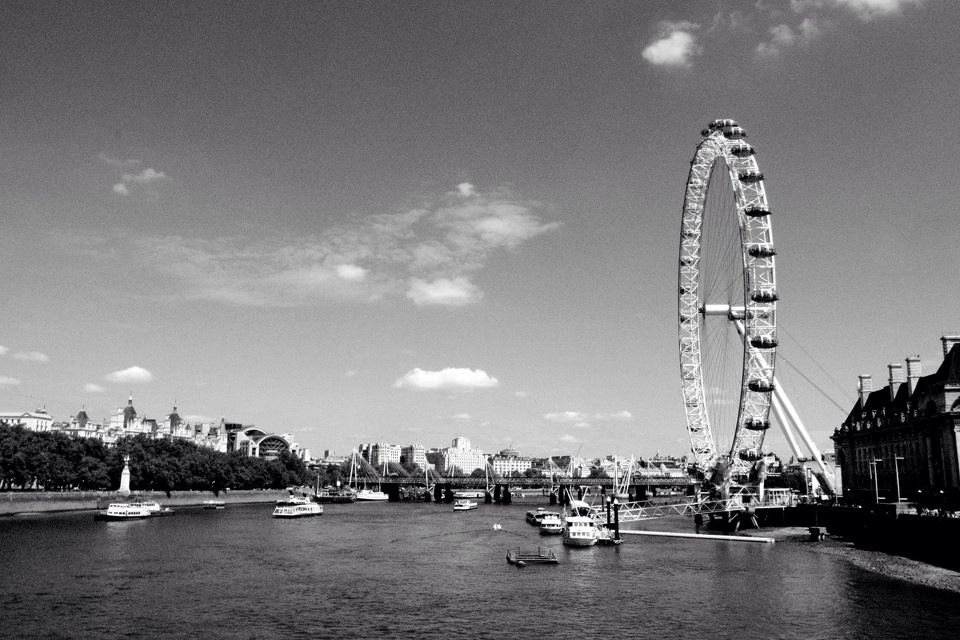
#> input picture input/bba2c14s-960.jpg, 960 x 640 px, found by its file name
$ jupyter execute --allow-errors colorization_images.ipynb
#> lines starting #> are read from the running program, lines starting #| are printed output that depends on the picture
[cell 1]
import numpy as np
import matplotlib.pyplot as plt
import cv2

[cell 2]
image = "/content/drive/MyDrive/black-white-to-color/input/bba2c14s-960.jpg"

Загрузка сериализованной модели черно-белого колоризатора и кластера:

[cell 3]
prototxt = "/content/drive/MyDrive/black-white-to-color/colorization_models/colorization_deploy_v2.prototxt"
caffe_model = "/content/drive/MyDrive/black-white-to-color/colorization_models/colorization_release_v2.caffemodel"
pts_npy = "/content/drive/MyDrive/black-white-to-color/colorization_models/pts_in_hull.npy"

test_image ="/content/drive/MyDrive/black-white-to-color/input"  + image

#> (a cell that did not finish here is left out)

Добавление центра кластеров как 1x1 сверток к модели:

#> (a cell that did not finish here is left out)

Загрузка входного изображения, масштабирование его и конвертация в **Lab**:

Сначала идет преобразование изображения в оттенки серого. Некоторые черно-белые фотографии, особенно старые, могут подвергаться некоторой обработке в течение многих лет, поэтому лучше немного их почистить.

[cell 6]
image = cv2.imread(image)
#> image is the input picture: shape (640, 960, 3); mean B, G, R 122.9, 121.3, 122.2
image = cv2.cvtColor(image, cv2.COLOR_BGR2GRAY)
#> image: shape (640, 960)
image = cv2.cvtColor(image, cv2.COLOR_GRAY2RGB)
#> image: shape (640, 960, 3)

[cell 7]
plt.imshow(image)
plt.axis('off');

**Извлечение «L»**:
нужно изменить  масштаб изображеия, преобразовать в Lab, чтобы извлечь компонент «L» и отцентрировать его

[cell 8]
scaled = image.astype("float32") / 255.0
lab = cv2.cvtColor(scaled, cv2.COLOR_RGB2LAB)
#> lab: shape (640, 960, 3) float32; mean of channels 0, 1, 2 50.2, 0, 0
resized = cv2.resize(lab, (224, 224))
#> resized: shape (224, 224, 3) float32; mean of channels 0, 1, 2 50.2, 0, 0
L = cv2.split(resized)[0]
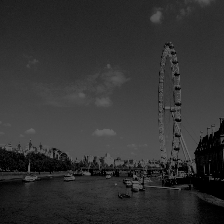
#> L: shape (224, 224) float32; min 0, max 100, mean 50.2
L -= 50
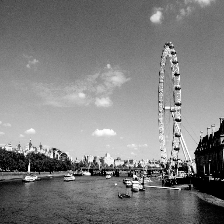
#> L: shape (224, 224) float32; min -50, max 50, mean 0.2; drawn with min black and max white

#> (a cell that did not finish here is left out)

Прогнозирование «а» и «б»:

[cell 10]
L = cv2.split(lab)[0]
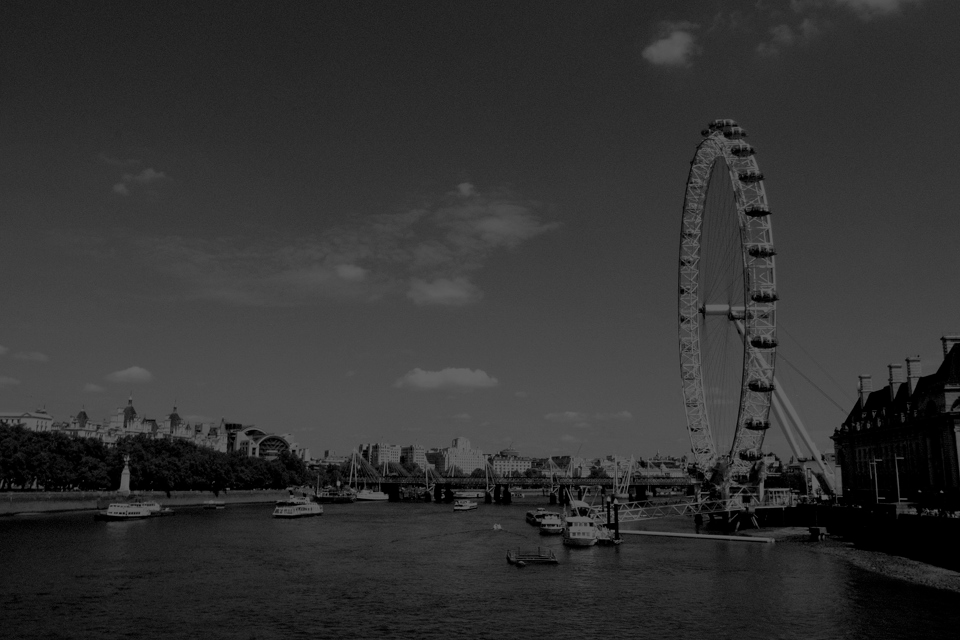
#> L: shape (640, 960) float32; min 0, max 100, mean 50.2
#> (the rest of this cell did not finish here and is left out)

$ run again, with input/foto.jpg copied over input/bba2c14s-960.jpg
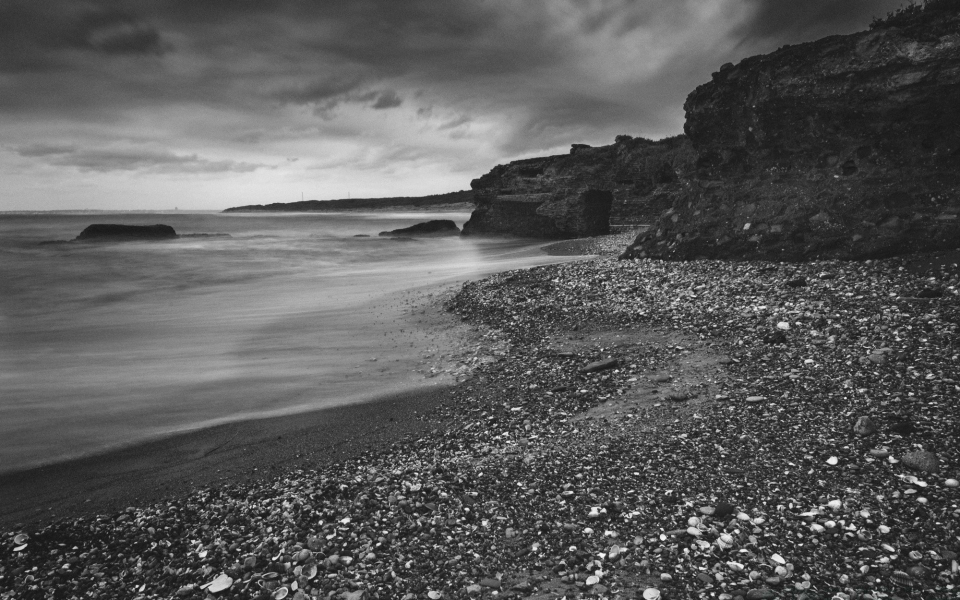
#> input picture input/foto.jpg, 1920 x 1200 px, found by its file name (shown at 1/2 size)
#> image is the input picture: shape (1200, 1920, 3); mean B, G, R 90.1, 90.1, 90.1
#> lab: shape (1200, 1920, 3) float32; mean of channels 0, 1, 2 37.3, 0, 0
#> resized: shape (224, 224, 3) float32; mean of channels 0, 1, 2 37.3, 0, 0
#> `L = cv2.split(resized)[0]`:
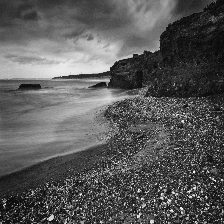
#> L: shape (224, 224) float32; min 5.31, max 96.66, mean 37.3; drawn with min black and max white
